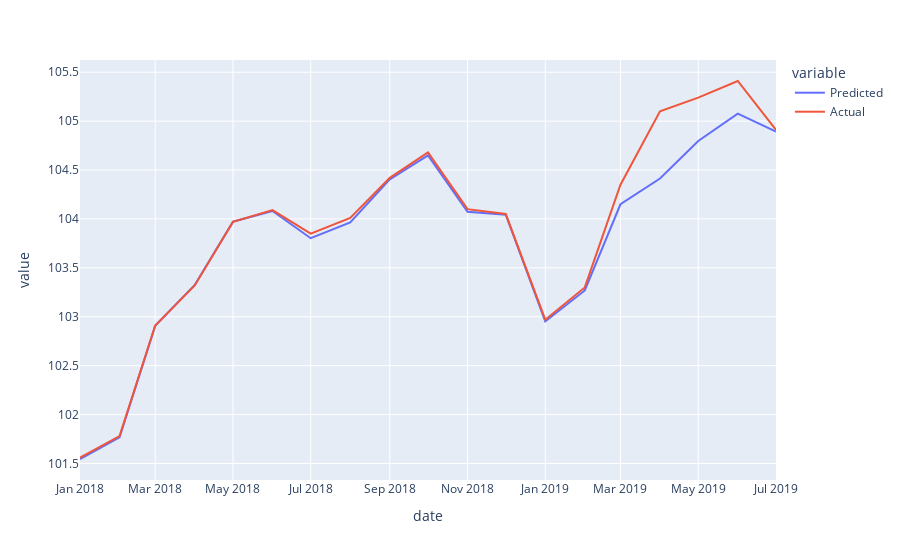

The notebook cell saved with this chart:
### Code cell
pd.concat(
    [
        final_result.rename("Predicted"),
        hicp.prices[EURO_AREA]["CP00"].loc[final_result.index].rename("Actual")
    ],
    axis=1
).plot()

### Figure 1 — Plotly figure (JSON) as saved in the notebook; plotly's stock layout.template omitted (floating-point values rounded to 4 significant figures)
{"data": [{"hovertemplate": "variable=Predicted<br>date=%{x}<br>value=%{y}<extra></extra>", "legendgroup": "Predicted", "line": {"color": "#636efa", "dash": "solid"}, "marker": {"symbol": "circle"}, "mode": "lines", "name": "Predicted", "orientation": "v", "showlegend": true, "type": "scatter", "x": ["2018-01-01T00:00:00", "2018-02-01T00:00:00", "2018-03-01T00:00:00", "2018-04-01T00:00:00", "2018-05-01T00:00:00", "2018-06-01T00:00:00", "2018-07-01T00:00:00", "2018-08-01T00:00:00", "2018-09-01T00:00:00", "2018-10-01T00:00:00", "2018-11-01T00:00:00", "2018-12-01T00:00:00", "2019-01-01T00:00:00", "2019-02-01T00:00:00", "2019-03-01T00:00:00", "2019-04-01T00:00:00", "2019-05-01T00:00:00", "2019-06-01T00:00:00", "2019-07-01T00:00:00"], "xaxis": "x", "y": [101.5, 101.8, 102.9, 103.3, 104.0, 104.1, 103.8, 104.0, 104.4, 104.7, 104.1, 104.0, 103.0, 103.3, 104.1, 104.4, 104.8, 105.1, 104.9], "yaxis": "y"}, {"hovertemplate": "variable=Actual<br>date=%{x}<br>value=%{y}<extra></extra>", "legendgroup": "Actual", "line": {"color": "#EF553B", "dash": "solid"}, "marker": {"symbol": "circle"}, "mode": "lines", "name": "Actual", "orientation": "v", "showlegend": true, "type": "scatter", "x": ["2018-01-01T00:00:00", "2018-02-01T00:00:00", "2018-03-01T00:00:00", "2018-04-01T00:00:00", "2018-05-01T00:00:00", "2018-06-01T00:00:00", "2018-07-01T00:00:00", "2018-08-01T00:00:00", "2018-09-01T00:00:00", "2018-10-01T00:00:00", "2018-11-01T00:00:00", "2018-12-01T00:00:00", "2019-01-01T00:00:00", "2019-02-01T00:00:00", "2019-03-01T00:00:00", "2019-04-01T00:00:00", "2019-05-01T00:00:00", "2019-06-01T00:00:00", "2019-07-01T00:00:00"], "xaxis": "x", "y": [101.6, 101.8, 102.9, 103.3, 104.0, 104.1, 103.8, 104.0, 104.4, 104.7, 104.1, 104.0, 103.0, 103.3, 104.3, 105.1, 105.2, 105.4, 104.9], "yaxis": "y"}], "layout": {"legend": {"title": {"text": "variable"}, "tracegroupgap": 0}, "margin": {"t": 60}, "xaxis": {"anchor": "y", "domain": [0, 1], "title": {"text": "date"}}, "yaxis": {"anchor": "x", "domain": [0, 1], "title": {"text": "value"}}}}
